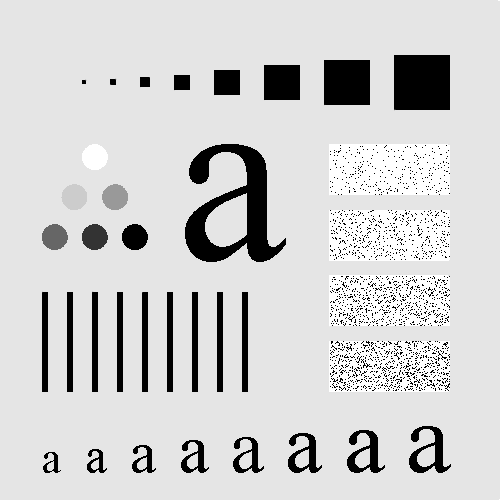
#> input picture Images/Pattern_original.tif, 500 x 500 px, found by its file name
$ python spacialFilter.py
#> lines starting #> are read from the running program, lines starting #| are printed output that depends on the picture
# Load image
from module import *

img = cv.imread('../Image/Pattern_original.tif')
#> img is the input picture: shape (500, 500, 3); min 0, max 255, mean 207.4

blur = cv.blur(img,(5,5))                   # default : box filter
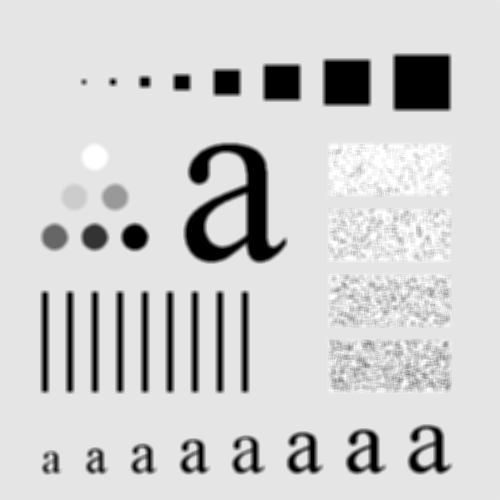
#> blur: shape (500, 500, 3); min 0, max 255, mean 207.4
gblur = cv.GaussianBlur(img,(5,5),0)        # Gaussian blur
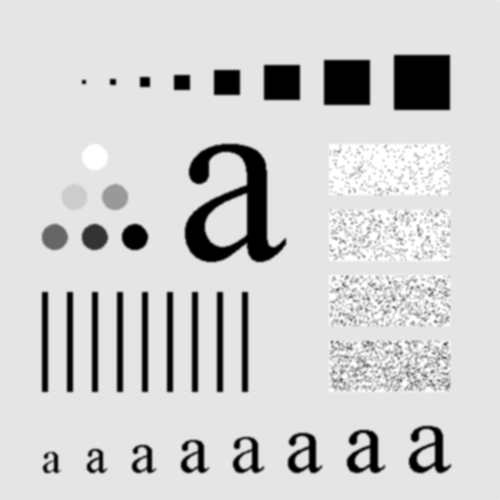
#> gblur: shape (500, 500, 3); min 0, max 255, mean 207.4
median = cv.medianBlur(img, 5)               # Median blur
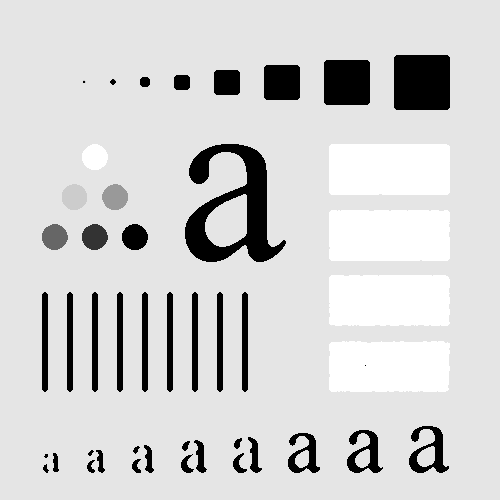
#> median: shape (500, 500, 3); min 0, max 255, mean 210.7

# Plot results
plt.subplot(221),plt.imshow(img),plt.title('Original')
plt.xticks([]), plt.yticks([])
plt.subplot(222),plt.imshow(blur),plt.title('Blurred')
plt.xticks([]), plt.yticks([])
plt.subplot(223),plt.imshow(gblur),plt.title('Gaussian Blurred')
plt.xticks([]), plt.yticks([])
plt.subplot(224),plt.imshow(median),plt.title('Median')
plt.xticks([]), plt.yticks([])
plt.show()
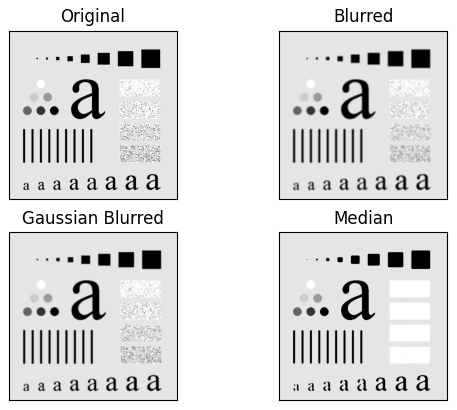
#> figure drawn by matplotlib, 4 panels
